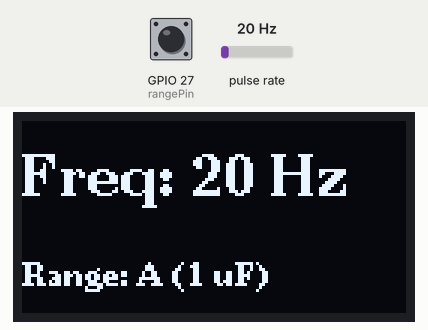
Recording of a sketch running on a simulated ESP32. Shown: 128×64 one-colour display. Wiring (inferred from the names in the program): pulse sensor: data GPIO 34. The inputs (shaded band) are chosen by the test bench; at power-on: GPIO 27 (rangePin) HIGH, pulse rate 20 Hz. What the sketch prints to the serial monitor is not drawn.

Above: at 2.2 s.
2.3 s: GPIO 27 (rangePin) pulled LOW for 1 s
At 3.8 s:
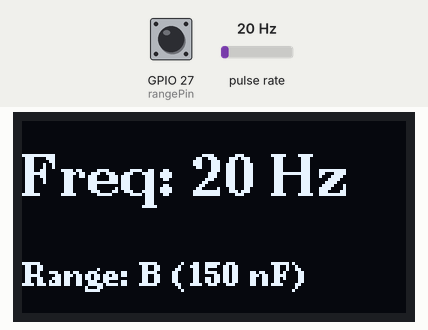
5.5 s: pulse rate (sensor on GPIO 34) set to 4 Hz
At 8.2 s:
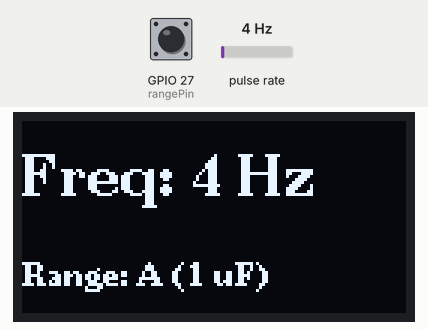
8.5 s: pulse rate (sensor on GPIO 34) set to 196 Hz
At 10.5 s:
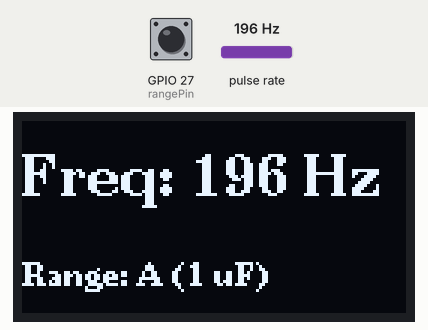
11.5 s: GPIO 27 (rangePin) pulled LOW for 1 s
At 12.8 s:
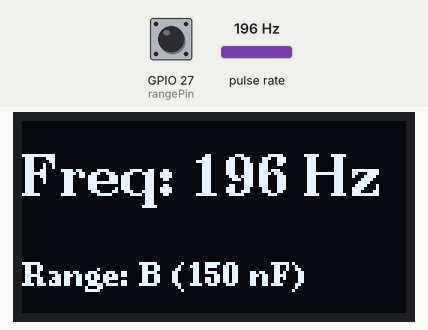
14.5 s: pulse rate (sensor on GPIO 34) set to 50 Hz
At 17.4 s:
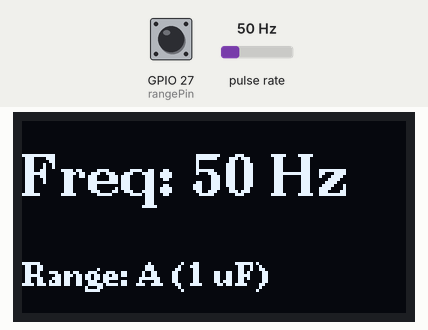
Timing chart, 0 to 18.9 s (numbered marks = the images above; inputs shaded):
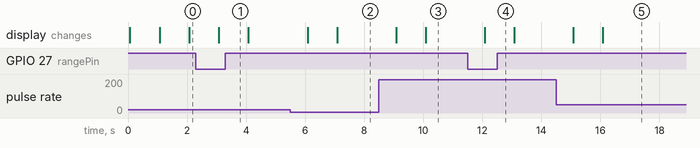

Measured:
- after the input at 2.3 s, the display: changes after 0.78 s (image 1)
- after the input at 5.5 s, the display: first changes after 0.58 s (image 2 shows a later state)
- after the input at 8.5 s, the display: first changes after 0.58 s (image 3 shows a later state)
- after the input at 11.5 s, the display: changes after 0.58 s (image 4)

The sketch:

minorprojectv1.0.ino
```cpp
#include <Arduino.h>
#include <U8g2lib.h>
#include <Wire.h>

// --- Hardware Pin Definitions ---
const int freqPin = 34;  // Conditioned NE555 output (rev A: 330R series + 10k load)
const int rangePin = 27; // Range sense (not routed on rev A; reads HIGH via pull-up)

// --- OLED Configuration ---
// SH1106 128x64 using hardware I2C (SDA = GPIO21, SCL = GPIO22)
U8G2_SH1106_128X64_NONAME_F_HW_I2C u8g2(U8G2_R0, /* reset=*/ U8X8_PIN_NONE, /* clock=*/ 22, /* data=*/ 21);

// --- Interrupt Variables ---
// 'volatile' ensures the RAM is updated properly during high-speed ISR execution
volatile unsigned long pulseCount = 0;
unsigned long currentFrequency = 0;
unsigned long lastTime = 0;

// --- Interrupt Service Routine (ISR) ---
// Triggers exactly once every time the pulse goes from LOW to HIGH
void IRAM_ATTR countPulse() {
  pulseCount++;
}

void setup() {
  Serial.begin(115200);

  // Configure pins
  pinMode(freqPin, INPUT);
  pinMode(rangePin, INPUT_PULLUP); // Pullup prevents floating reads if left disconnected

  // Attach the hardware interrupt
  attachInterrupt(digitalPinToInterrupt(freqPin), countPulse, RISING);

  // Initialize the OLED Display
  u8g2.begin();
  u8g2.clearBuffer();
  u8g2.setFont(u8g2_font_ncenB08_tr);
  u8g2.drawStr(0, 30, "System Booting...");
  u8g2.sendBuffer();

  delay(1000); // Brief pause to allow power rails to stabilize
}

void loop() {
  unsigned long currentTime = millis();

  // Non-blocking 1-second timer to calculate Frequency (Hz)
  if (currentTime - lastTime >= 1000) {

    // Suspend interrupts for 1 microsecond to safely transfer the count variable
    noInterrupts();
    currentFrequency = pulseCount;
    pulseCount = 0;
    interrupts();

    lastTime = currentTime;

    // Read the hardware range state
    bool isRangeA = digitalRead(rangePin);

    // --- Update the OLED Screen ---
    u8g2.clearBuffer();

    // Print Frequency
    u8g2.setFont(u8g2_font_ncenB14_tr);
    u8g2.setCursor(0, 25);
    u8g2.print("Freq: ");
    u8g2.print(currentFrequency);
    u8g2.print(" Hz");

    // Print Active Range
    u8g2.setFont(u8g2_font_ncenB08_tr);
    u8g2.setCursor(0, 55);
    u8g2.print("Range: ");
    if (isRangeA) {
      u8g2.print("A (1 uF)");
    } else {
      u8g2.print("B (150 nF)");
    }

    u8g2.sendBuffer();

    // Print to Serial Monitor for debugging
    Serial.print("Frequency: ");
    Serial.print(currentFrequency);
    Serial.println(" Hz");
  }
}
```
